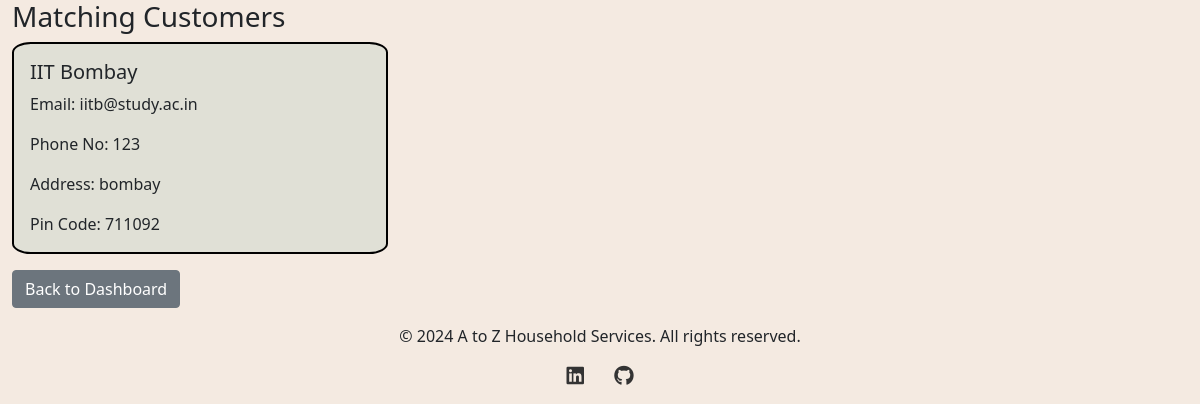
The app's page /search_customers (signed in) with its own data.
### backend/models.py (models this page shows)
class Customer(db.Model):
    __tablename__ = "customer"
    id = db.Column(db.Integer, primary_key=True, autoincrement=True)
    username = db.Column(db.String, unique=True, nullable=False)
    password = db.Column(db.String, nullable=False)
    name = db.Column(db.String, nullable=False)
    email = db.Column(db.String, unique=True, nullable=False)
    address = db.Column(db.String, nullable=False)
    pin_code = db.Column(db.String, nullable=False)
    phone_no = db.Column(db.Integer, nullable=False)
    gender = db.Column(db.String, nullable=True)  # New column for gender (optional)
    profile_pic = db.Column(
        db.String, nullable=True
    )  # New column for profile picture (optional)
    role = db.Column(
        db.Integer, nullable=False, default=1
    )  # 0 for admin, 1 for customer
    average_rating = db.Column(db.Float, nullable=True)  # New column for average rating
    is_blocked = db.Column(
        db.Boolean, default=False
    )  # New column to track block status

### backend/controller.py (the view, shortened to what this page needs)
@app.route("/search_customers", methods=["GET"])
def search_customers():
    entity = request.args.get("entity")
    pin_code = request.args.get("pin_code")
    customer_name = request.args.get("customer_name")
    date_of_service = request.args.get("date_of_service")
    date_of_closing = request.args.get("date_of_closing")
    service_requests_query = Service_Request.query.filter(
        Service_Request.professional_id == session["professional_id"]
    )
    if entity == "pin_code" and pin_code:
        service_requests_query = service_requests_query.filter(
            Service_Request.customer.has(pin_code=pin_code)
        )
    elif entity == "customer_name" and customer_name:
        service_requests_query = service_requests_query.filter(
            Service_Request.customer.has(Customer.name.ilike(f"%{customer_name}%"))
        )
    service_requests = service_requests_query.all()
    matching_customers = set()
    for service_request in service_requests:
        matching_customers.add(
            service_request.customer
        )  # Use a set to avoid duplicates
    return render_template(
        "matching_customers.html",
        customers=list(matching_customers),
        category="Matching Customers",
    )

### templates/matching_customers.html (shortened to what this page needs)
<!DOCTYPE html>
<html lang="en">
<head>
    <link href="https://cdn.jsdelivr.net/npm/bootstrap@5.0.2/dist/css/bootstrap.min.css" rel="stylesheet" />
    <link rel="stylesheet" href="/static/style.css" />
</head>
<body>
    <div class="container-fluid">
        <h3>{{ category }}</h3>
        <div class="row">
            {% for customer in customers %}
            <div class="col-md-4">
                <div class="card">
                    <div class="card-body">
                        <h5 class="card-title">{{ customer.name }}</h5>
                        <p class="card-text">Email: {{ customer.email }}</p>
                        <p class="card-text">Phone No: {{ customer.phone_no }}</p>
                        <p class="card-text">Address: {{ customer.address }}</p>
                        <p class="card-text">Pin Code: {{ customer.pin_code }}</p>
                    </div>
                </div>
            </div>
            {% else %}
            <p>No customers found matching with your search.</p>
            {% endfor %}
        </div>
        <a href="{{ url_for('professional_dashboard') }}" class="btn btn-secondary mt-3">Back to Dashboard</a>
    </div>
  <link rel="stylesheet" href="https://cdnjs.cloudflare.com/ajax/libs/font-awesome/6.0.0-beta3/css/all.min.css">
  <footer class="text-center py-3">
    <div class="container">
      <p>&copy; 2024 A to Z Household Services. All rights reserved.</p>
      <div class="social-icons">
        <a href="https://www.linkedin.com/in/tushar-jalan-2k5/" target="_blank" class="me-3">
          <i class="fab fa-linkedin fa-lg"></i>
        </a>
        <a href="https://github.com/Tusharisme" target="_blank">
          <i class="fab fa-github fa-lg"></i>
        </a>
      </div>
    </div>
  </footer>
</body>
</html>

### static/style.css (style rules this page uses)
body { background-color: #f4eae1; }
.card { border: 2px solid #000000 !important; height: auto; width: auto; background-color: #e0e0d6; border-radius: 5% !important; }
.social-icons a { color: #333; margin: 0 10px; text-decoration: none; }

### records on screen
Customer: name "IIT Bombay", email "iitb@study.ac.in", phone_no "123", address "bombay", pin_code "711092"
